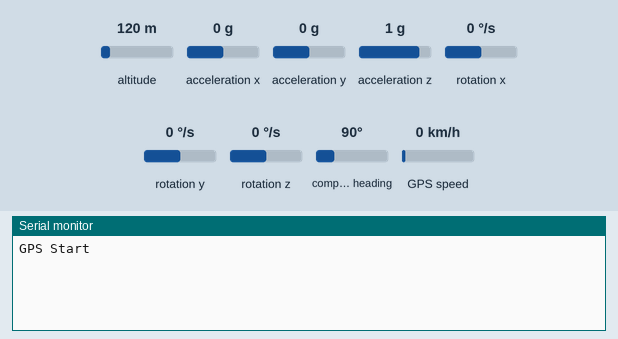
This sketch was run on a simulated Arduino Uno, built with avr-gcc and run on an emulated ATmega328P. Shown: the last lines printed to the serial monitor. Wiring (inferred from the names in the program): MPU-6050 motion sensor at I2C address 0x68. The test bench sets the inputs (shaded band); at power-on: altitude 120 m, acceleration x 0 g, acceleration y 0 g, acceleration z 1 g, rotation x 0 °/s, rotation y 0 °/s, rotation z 0 °/s, compass heading 90°, GPS speed 0 km/h. The GPS gets a fix after 3 s at 37.7749, -122.4194 with 8 satellites.

Above: at 1.2 s.
1.3 s: altitude set to 20 m
At 3.8 s:
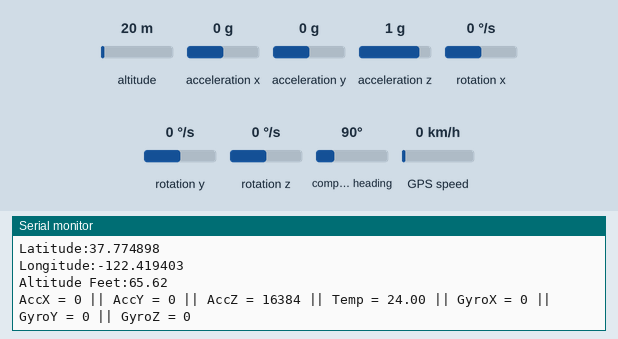
4.5 s: acceleration x set to -1.4 g
At 5.8 s:
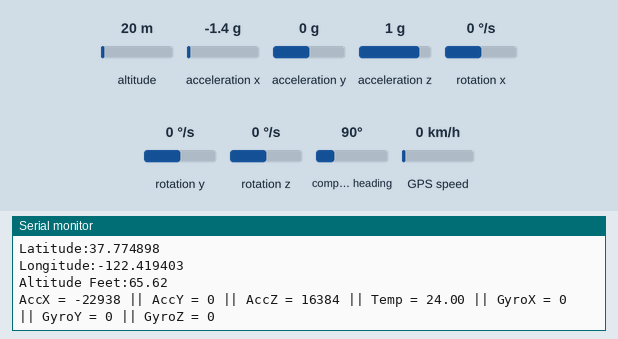
6.0 s: acceleration y set to -1.4 g
At 6.9 s:
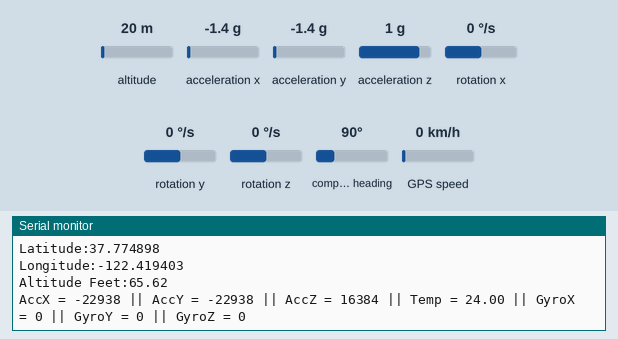
7.5 s: acceleration z set to -1.4 g
At 8.8 s:
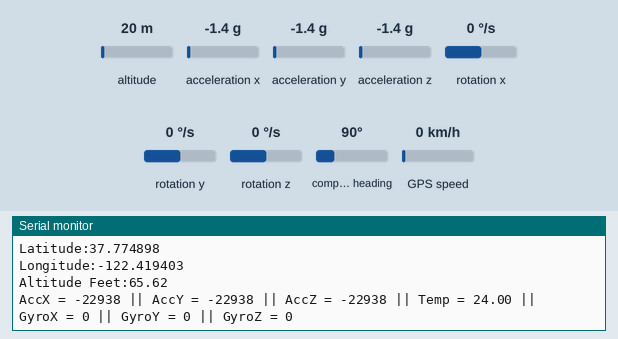
9.0 s: rotation x set to -192 °/s
At 9.6 s:
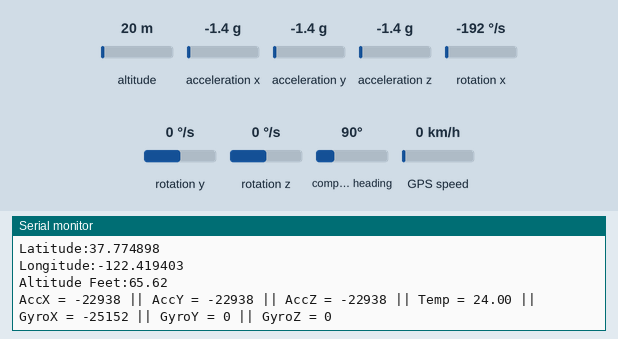

Measured:
- after the input at 1.3 s, the serial monitor: prints a new line after 1.8 s (image 1)
- after the input at 4.5 s, the serial monitor: prints a new line after 0.62 s (image 2)
- after the input at 6.0 s, the serial monitor: prints a new line after 0.12 s (image 3)
- after the input at 7.5 s, the serial monitor: prints a new line after 0.63 s (image 4)
- after the input at 9.0 s, the serial monitor: prints a new line after 0.13 s (image 5)

The sketch:

Gyro_GPS_Arduino.ino
```cpp
#include <SoftwareSerial.h>
#include <Wire.h>
#include <ArduinoJson.h>
#include "TinyGPS++.h"
TinyGPSPlus gps;
const int MPU6050_addr=0x68;
int16_t AccX,AccY,AccZ,Temp,GyroX,GyroY,GyroZ;

SoftwareSerial s(5,6);
SoftwareSerial g(0,1);


void setup() {
  s.begin(9600);
  Wire.begin();
  Wire.beginTransmission(MPU6050_addr);
  Wire.write(0x6B);
  Wire.write(0);
  Wire.endTransmission(true);
  Serial.begin(9600);
  Serial.println("GPS Start");

}

void loop() {
  while(g.available())              //While there are incoming characters  from the GPS
  {
    gps.encode(g.read());           //This feeds the serial NMEA data into the library one char at a time
  }
  if(gps.location.isUpdated())          //This will pretty much be fired all the time anyway but will at least reduce it to only after a package of NMEA data comes in
  {
    //Get the latest info from the gps object which it derived from the data sent by the GPS unit
    Serial.print("Satellite Count:");
    Serial.println(gps.satellites.value());
    Serial.print("Latitude:");
    Serial.println(gps.location.lat(), 6);
    Serial.print("Longitude:");
    Serial.println(gps.location.lng(), 6);

    Serial.print("Altitude Feet:");
    Serial.println(gps.altitude.feet());
    Serial.println("");

Wire.beginTransmission(MPU6050_addr);
  Wire.write(0x3B);
  Wire.endTransmission(false);
  Wire.requestFrom(MPU6050_addr,14,true);
  AccX=Wire.read()<<8|Wire.read();
  AccY=Wire.read()<<8|Wire.read();
  AccZ=Wire.read()<<8|Wire.read();
  Temp=Wire.read()<<8|Wire.read();
  GyroX=Wire.read()<<8|Wire.read();
  GyroY=Wire.read()<<8|Wire.read();
  GyroZ=Wire.read()<<8|Wire.read();
  Serial.print("AccX = "); Serial.print(AccX);
  Serial.print(" || AccY = "); Serial.print(AccY);
  Serial.print(" || AccZ = "); Serial.print(AccZ);
  Serial.print(" || Temp = "); Serial.print(Temp/340.00+36.53);
  Serial.print(" || GyroX = "); Serial.print(GyroX);
  Serial.print(" || GyroY = "); Serial.print(GyroY);
  Serial.print(" || GyroZ = "); Serial.println(GyroZ);

  delay(100);
  StaticJsonBuffer<1000> jsonBuffer;
 JsonObject& root = jsonBuffer.createObject();

  root["data1"] = GyroX;
  root["data2"] = GyroY;
  root["data3"] = GyroZ;
  root["lat"]  = gps.location.lat();
  root["longit"]  = gps.location.lng();
if(s.available()>0)
{
 root.printTo(s);
}

  }

}
```
